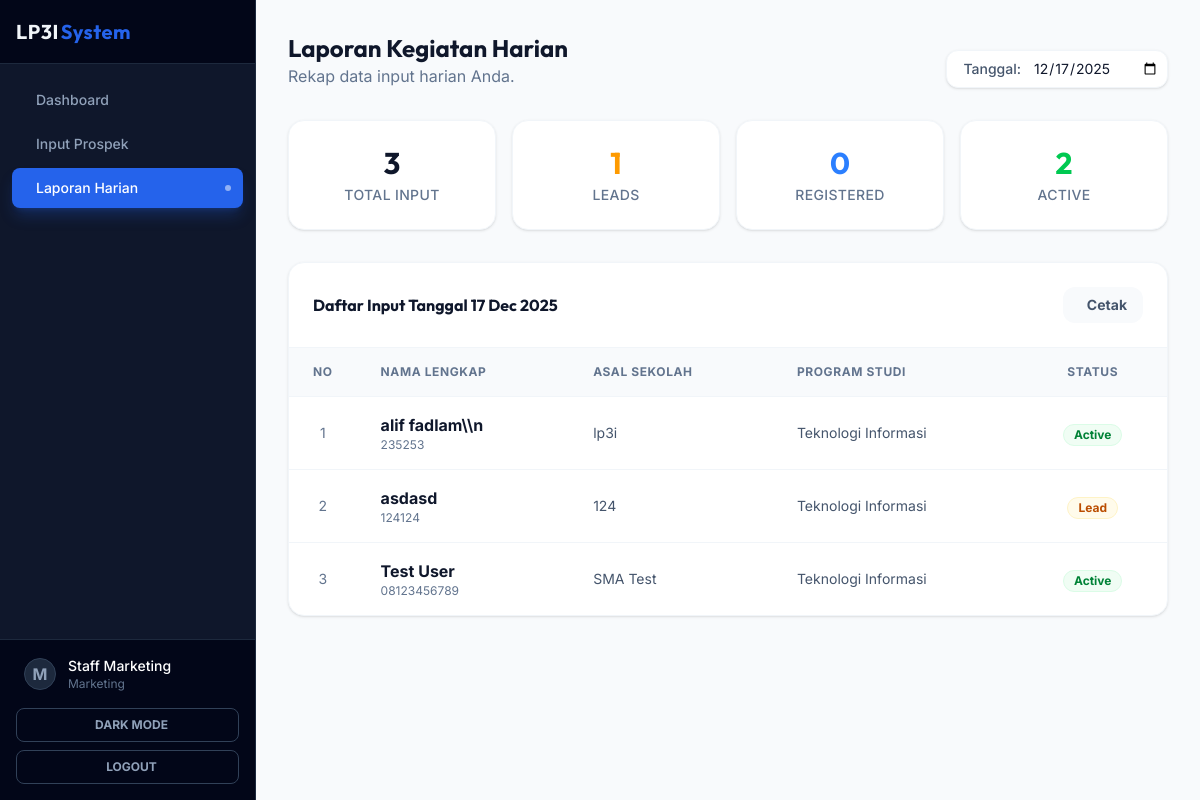
Page /src/marketing/reports.php?date=2025-12-17 (signed in) on the committed database.
### tables this page shows
CREATE TABLE `students` (
  `id` int(11) NOT NULL,
  `user_id` int(11) DEFAULT NULL,
  `marketing_id` int(11) DEFAULT NULL,
  `full_name` varchar(100) NOT NULL,
  `email` varchar(100) DEFAULT NULL,
  `phone` varchar(20) DEFAULT NULL,
  `school_origin` varchar(100) DEFAULT NULL,
  `program_choice` varchar(50) DEFAULT NULL,
  `status` enum('lead','registered','active','rejected') DEFAULT 'lead',
  `registration_date` date DEFAULT curdate()
);

### src/marketing/reports.php (the view, shortened to what this page needs)
<?php
require_once '../../config/database.php';
$marketing_id = $_SESSION['user_id'];
$today = date('Y-m-d');
$selected_date = isset($_GET['date']) ? $_GET['date'] : $today;
$query = "SELECT * FROM students WHERE marketing_id = ? AND DATE(registration_date) = ? ORDER BY id DESC";
$stmt = $conn->prepare($query);
$stmt->bind_param("is", $marketing_id, $selected_date);
$stmt->execute();
$leads = $stmt->get_result();
$stats_query = "SELECT
    COUNT(*) as total,
    SUM(CASE WHEN status = 'lead' THEN 1 ELSE 0 END) as leads,
    SUM(CASE WHEN status = 'registered' THEN 1 ELSE 0 END) as registered,
    SUM(CASE WHEN status = 'active' THEN 1 ELSE 0 END) as active
    FROM students WHERE marketing_id = ? AND DATE(registration_date) = ?";
$stmt2 = $conn->prepare($stats_query);
$stmt2->bind_param("is", $marketing_id, $selected_date);
$stmt2->execute();
$stats = $stmt2->get_result()->fetch_assoc();
?>
<?php include '../../templates/header.php'; ?>
<?php include '../../templates/sidebar.php'; ?>
<main class="flex-1 flex flex-col min-w-0 overflow-hidden bg-slate-50 print:bg-white print:overflow-visible">
    <div class="flex-1 overflow-auto p-4 lg:p-8 animate-fade-in print:overflow-visible print:p-0">
        <div class="max-w-5xl mx-auto">
            <div class="flex flex-col md:flex-row md:items-end justify-between gap-4 mb-8 print:hidden">
                <div>
                    <h1 class="text-2xl font-display font-bold text-slate-900">Laporan Kegiatan Harian</h1>
                    <p class="text-slate-500">Rekap data input harian Anda.</p>
                </div>
                <form method="GET" class="flex items-center gap-3 bg-white p-2 rounded-xl shadow-sm border border-slate-100">
                    <label class="text-sm font-medium text-slate-600 pl-2">Tanggal:</label>
                    <input type="date" name="date" value="<?= $selected_date ?>" class="rounded-lg border-slate-200 text-sm focus:border-primary focus:ring-primary/20" onchange="this.form.submit()">
                </form>
            </div>
            <div class="grid grid-cols-2 md:grid-cols-4 gap-4 mb-8 print:grid-cols-4 print:gap-4">
                <div class="bg-white p-6 rounded-2xl shadow-sm border border-slate-100 text-center print:border print:border-slate-300">
                    <h3 class="text-3xl font-display font-bold text-slate-900 mb-1"><?= $stats['total'] ?? 0 ?></h3>
                    <p class="text-sm font-medium text-slate-500 uppercase tracking-wide">Total Input</p>
                </div>
                <div class="bg-white p-6 rounded-2xl shadow-sm border border-slate-100 text-center print:border print:border-slate-300">
                    <h3 class="text-3xl font-display font-bold text-amber-500 mb-1"><?= $stats['leads'] ?? 0 ?></h3>
                    <p class="text-sm font-medium text-slate-500 uppercase tracking-wide">Leads</p>
                </div>
                <div class="bg-white p-6 rounded-2xl shadow-sm border border-slate-100 text-center print:border print:border-slate-300">
                    <h3 class="text-3xl font-display font-bold text-blue-500 mb-1"><?= $stats['registered'] ?? 0 ?></h3>
                    <p class="text-sm font-medium text-slate-500 uppercase tracking-wide">Registered</p>
                </div>
                <div class="bg-white p-6 rounded-2xl shadow-sm border border-slate-100 text-center print:border print:border-slate-300">
                    <h3 class="text-3xl font-display font-bold text-green-500 mb-1"><?= $stats['active'] ?? 0 ?></h3>
                    <p class="text-sm font-medium text-slate-500 uppercase tracking-wide">Active</p>
                </div>
            </div>
            <div class="bg-white rounded-2xl shadow-sm border border-slate-100 overflow-hidden print:shadow-none print:border print:border-slate-300">
                <div class="p-6 border-b border-slate-100 flex items-center justify-between print:hidden">
                    <h3 class="font-bold text-slate-900">Daftar Input Tanggal <?= date('d M Y', strtotime($selected_date)) ?></h3>
                    <button onclick="window.print()" class="flex items-center gap-2 px-4 py-2 rounded-xl bg-slate-50 text-slate-600 text-sm font-bold hover:bg-slate-100 transition-colors">
                        <ion-icon name="print-outline"></ion-icon> Cetak
                    </button>
                </div>
                <?php if ($leads->num_rows == 0): ?>
                    <div class="text-center py-12">
                        <div class="inline-flex items-center justify-center w-16 h-16 rounded-full bg-slate-50 mb-4">
                            <ion-icon name="document-text-outline" class="text-2xl text-slate-400"></ion-icon>
                        </div>
                        <h3 class="text-lg font-medium text-slate-900">Tidak ada data</h3>
                        <p class="text-slate-500 mt-1">Belum ada input data pada tanggal ini.</p>
                    </div>
                <?php else: ?>
                    <div class="overflow-x-auto">
                        <table class="w-full text-left border-collapse">
                            <thead>
                                <tr class="bg-slate-50 border-b border-slate-100 text-xs uppercase tracking-wider text-slate-500 font-semibold print:bg-slate-100 print:text-black">
                                    <th class="px-6 py-4 w-16">No</th>
                                    <th class="px-6 py-4">Nama Lengkap</th>
                                    <th class="px-6 py-4">Asal Sekolah</th>
                                    <th class="px-6 py-4">Program Studi</th>
                                    <th class="px-6 py-4 text-center">Status</th>
                                </tr>
                            </thead>
                            <tbody class="divide-y divide-slate-100 print:divide-slate-300">
                                <?php $no = 1; while ($row = $leads->fetch_assoc()): ?>
                                <tr class="hover:bg-slate-50/50 transition-colors">
                                    <td class="px-6 py-4 text-slate-500 text-sm text-center"><?= $no++ ?></td>
                                    <td class="px-6 py-4">
                                        <div class="font-bold text-slate-900"><?= htmlspecialchars($row['full_name']) ?></div>
                                        <div class="text-xs text-slate-500"><?= htmlspecialchars($row['phone']) ?></div>
                                    </td>
                                    <td class="px-6 py-4 text-sm text-slate-600"><?= htmlspecialchars($row['school_origin']) ?></td>
                                    <td class="px-6 py-4 text-sm text-slate-600"><?= htmlspecialchars($row['program_choice']) ?></td>
                                    <td class="px-6 py-4 text-center">
                                        <?php
                                        $statusClass = match($row['status']) {
                                            'lead' => 'bg-amber-50 text-amber-700 border-amber-100',
                                            'registered' => 'bg-blue-50 text-blue-700 border-blue-100',
                                            'active' => 'bg-green-50 text-green-700 border-green-100',
                                            'rejected' => 'bg-red-50 text-red-700 border-red-100',
                                            default => 'bg-slate-50 text-slate-600 border-slate-100'
                                        };
                                        ?>
                                        <span class="inline-flex items-center px-2.5 py-0.5 rounded-full text-xs font-bold border <?= $statusClass ?> print:border print:border-slate-400 print:text-black print:bg-transparent">
                                            <?= ucfirst($row['status']) ?>
                                        </span>
                                    </td>
                                </tr>
                                <?php endwhile; ?>
                            </tbody>
                        </table>
                    </div>
                <?php endif; ?>
            </div>
        </div>
    </div>
</main>
<?php include '../../templates/footer.php'; ?>

### templates/header.php (style rules this page uses)
body { font-family: var(--font-sans); }
h1, h2, h3, h4, .font-display { font-family: var(--font-display); }
.animate-fade-in { animation: fadeIn 0.5s ease-out forwards; }

### rows in the picture
students: full_name "alif fadlam\\\\n", phone "235253", school_origin "lp3i", program_choice "Teknologi Informasi", status "Active"
students: full_name "asdasd", phone "124124", school_origin "124", program_choice "Teknologi Informasi", status "Lead"
students: full_name "Test User", phone "08123456789", school_origin "SMA Test", program_choice "Teknologi Informasi", status "Active"

### other values in the picture
$item['label'] "Dashboard"
$item['label'] "Input Prospek"
$item['label'] "Laporan Harian"
substr($_SESSION['username'] ?? 'U', 0, 1) "M"
$_SESSION['full_name'] "Staff Marketing"
$_SESSION['role'] "Marketing"
$stats['total'] "3"
$stats['leads'] "1"
$stats['registered'] "0"
$stats['active'] "2"
date('d M Y', strtotime($selected_date)) "17 Dec 2025"
